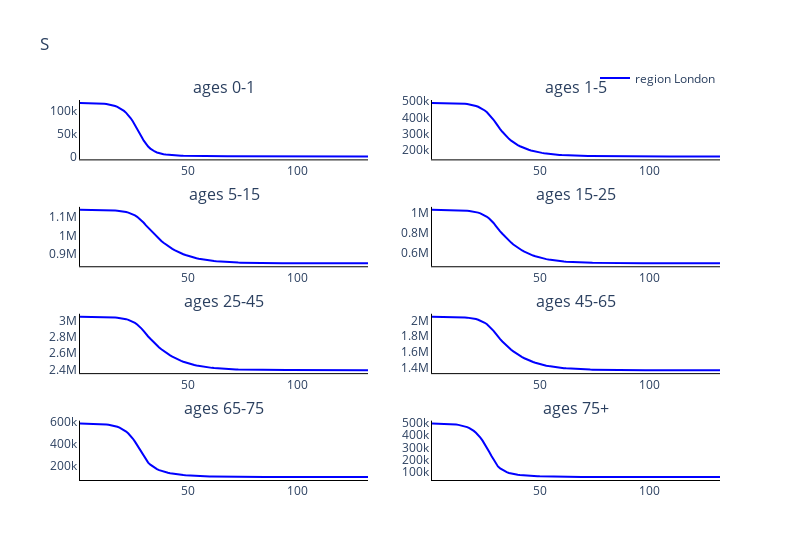
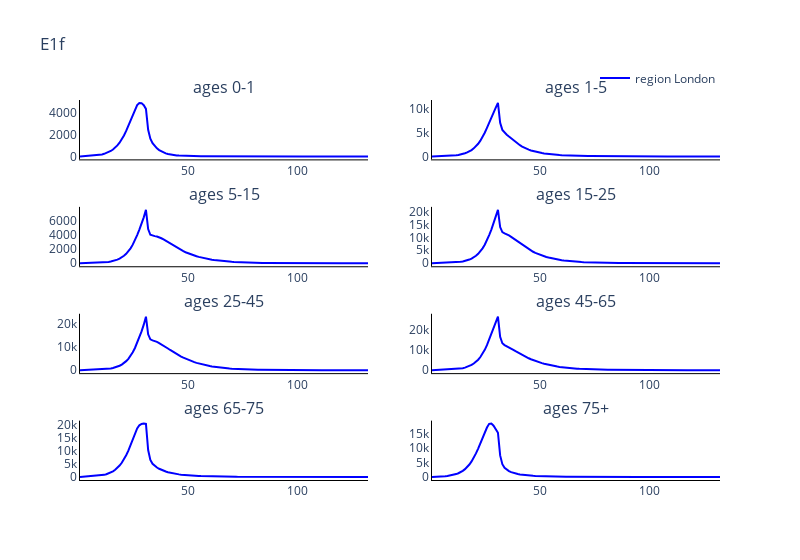
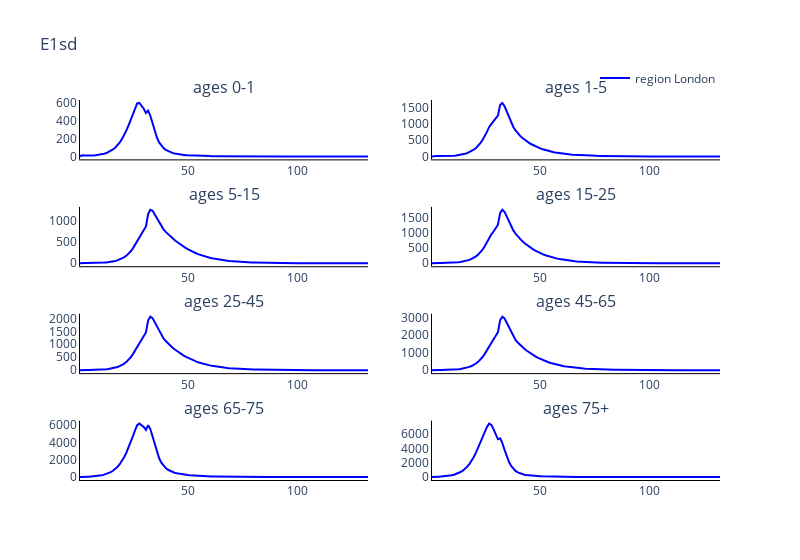
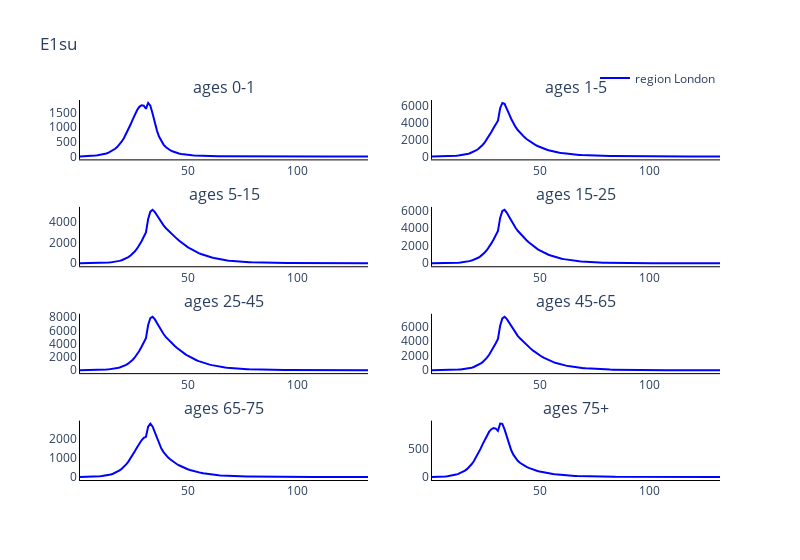

Here is the notebook cell these charts were saved with, in order:
### Code cell
model_output = model.simulate(parameters)
outputs = [model_output]

# Trace names - represent the solver used for the simulation
trace_name = ['region {}'.format(r) for r in regions]

# Compartment list - type and age
comparments = []
for n in model.output_names():
    comparments.append('{}'.format(n))

# Plot for each comparment
for c, comparment in enumerate(comparments):
    fig = go.Figure()
    fig = make_subplots(rows=int(np.ceil(len(age_groups)/2)), cols=2, subplot_titles=tuple('ages {}'.format(a) for a in age_groups))
    # Plot (line plot for each solver method for each age)
    for a, age in enumerate(age_groups):
        if a != 0:
            for o, out in enumerate(outputs):
                fig.add_trace(
                    go.Scatter(
                        y=out[:, c*len(age_groups)+a],
                        x=parameters.simulation_parameters.times,
                        mode='lines',
                        name=trace_name[o],
                        line_color=colours[o],
                        showlegend=False
                    ),
                    row= int(np.floor(a / 2)) + 1,
                    col= a % 2 + 1
                )
        
        else:
            for o, out in enumerate(outputs):
                fig.add_trace(
                    go.Scatter(
                        y=out[:, c*len(age_groups)+a],
                        x=parameters.simulation_parameters.times,
                        mode='lines',
                        name=trace_name[o],
                        line_color=colours[o]
                    ),
                    row= int(np.floor(a / 2)) + 1,
                    col= a % 2 + 1
                )

    # Add axis labels
    fig.update_layout(
        boxmode='group',
        title=comparment, 
        width=800,
        plot_bgcolor='white',
        xaxis=dict(linecolor='black'),
        yaxis=dict(linecolor='black'),
        xaxis2=dict(linecolor='black'),
        yaxis2=dict(linecolor='black'),
        xaxis3=dict(linecolor='black'),
        yaxis3=dict(linecolor='black'),
        xaxis4=dict(linecolor='black'),
        yaxis4=dict(linecolor='black'),
        xaxis5=dict(linecolor='black'),
        yaxis5=dict(linecolor='black'),
        xaxis6=dict(linecolor='black'),
        yaxis6=dict(linecolor='black'),
        xaxis7=dict(linecolor='black'),
        yaxis7=dict(linecolor='black'),
        xaxis8=dict(linecolor='black'),
        yaxis8=dict(linecolor='black'),
        legend=dict(
            orientation="h",
            yanchor="bottom",
            y=1.02,
            xanchor="right",
            x=1
        ))

    fig.show()

### Figure 1 — Plotly figure (JSON) as saved in the notebook; plotly's stock layout.template omitted (floating-point values rounded to 4 significant figures; data arrays with more than 128 entries replaced by an {"elided": "..."} marker saying what was removed)
{"data": [{"line": {"color": "blue"}, "mode": "lines", "name": "region London", "type": "scatter", "x": {"elided": "132 int values"}, "xaxis": "x", "y": {"elided": "132 float values"}, "yaxis": "y"}, {"line": {"color": "blue"}, "mode": "lines", "name": "region London", "showlegend": false, "type": "scatter", "x": {"elided": "132 int values"}, "xaxis": "x2", "y": {"elided": "132 float values"}, "yaxis": "y2"}, {"line": {"color": "blue"}, "mode": "lines", "name": "region London", "showlegend": false, "type": "scatter", "x": {"elided": "132 int values"}, "xaxis": "x3", "y": {"elided": "132 float values"}, "yaxis": "y3"}, {"line": {"color": "blue"}, "mode": "lines", "name": "region London", "showlegend": false, "type": "scatter", "x": {"elided": "132 int values"}, "xaxis": "x4", "y": {"elided": "132 float values"}, "yaxis": "y4"}, {"line": {"color": "blue"}, "mode": "lines", "name": "region London", "showlegend": false, "type": "scatter", "x": {"elided": "132 int values"}, "xaxis": "x5", "y": {"elided": "132 float values"}, "yaxis": "y5"}, {"line": {"color": "blue"}, "mode": "lines", "name": "region London", "showlegend": false, "type": "scatter", "x": {"elided": "132 int values"}, "xaxis": "x6", "y": {"elided": "132 float values"}, "yaxis": "y6"}, {"line": {"color": "blue"}, "mode": "lines", "name": "region London", "showlegend": false, "type": "scatter", "x": {"elided": "132 int values"}, "xaxis": "x7", "y": {"elided": "132 float values"}, "yaxis": "y7"}, {"line": {"color": "blue"}, "mode": "lines", "name": "region London", "showlegend": false, "type": "scatter", "x": {"elided": "132 int values"}, "xaxis": "x8", "y": {"elided": "132 float values"}, "yaxis": "y8"}], "layout": {"annotations": [{"font": {"size": 16}, "showarrow": false, "text": "ages 0-1", "x": 0.225, "xanchor": "center", "xref": "paper", "y": 1, "yanchor": "bottom", "yref": "paper"}, {"font": {"size": 16}, "showarrow": false, "text": "ages 1-5", "x": 0.775, "xanchor": "center", "xref": "paper", "y": 1, "yanchor": "bottom", "yref": "paper"}, {"font": {"size": 16}, "showarrow": false, "text": "ages 5-15", "x": 0.225, "xanchor": "center", "xref": "paper", "y": 0.7188, "yanchor": "bottom", "yref": "paper"}, {"font": {"size": 16}, "showarrow": false, "text": "ages 15-25", "x": 0.775, "xanchor": "center", "xref": "paper", "y": 0.7188, "yanchor": "bottom", "yref": "paper"}, {"font": {"size": 16}, "showarrow": false, "text": "ages 25-45", "x": 0.225, "xanchor": "center", "xref": "paper", "y": 0.4375, "yanchor": "bottom", "yref": "paper"}, {"font": {"size": 16}, "showarrow": false, "text": "ages 45-65", "x": 0.775, "xanchor": "center", "xref": "paper", "y": 0.4375, "yanchor": "bottom", "yref": "paper"}, {"font": {"size": 16}, "showarrow": false, "text": "ages 65-75", "x": 0.225, "xanchor": "center", "xref": "paper", "y": 0.1562, "yanchor": "bottom", "yref": "paper"}, {"font": {"size": 16}, "showarrow": false, "text": "ages 75+", "x": 0.775, "xanchor": "center", "xref": "paper", "y": 0.1562, "yanchor": "bottom", "yref": "paper"}], "boxmode": "group", "legend": {"orientation": "h", "x": 1, "xanchor": "right", "y": 1.02, "yanchor": "bottom"}, "plot_bgcolor": "white", "title": {"text": "S"}, "width": 800, "xaxis": {"anchor": "y", "domain": [0, 0.45], "linecolor": "black"}, "xaxis2": {"anchor": "y2", "domain": [0.55, 1], "linecolor": "black"}, "xaxis3": {"anchor": "y3", "domain": [0, 0.45], "linecolor": "black"}, "xaxis4": {"anchor": "y4", "domain": [0.55, 1], "linecolor": "black"}, "xaxis5": {"anchor": "y5", "domain": [0, 0.45], "linecolor": "black"}, "xaxis6": {"anchor": "y6", "domain": [0.55, 1], "linecolor": "black"}, "xaxis7": {"anchor": "y7", "domain": [0, 0.45], "linecolor": "black"}, "xaxis8": {"anchor": "y8", "domain": [0.55, 1], "linecolor": "black"}, "yaxis": {"anchor": "x", "domain": [0.8438, 1], "linecolor": "black"}, "yaxis2": {"anchor": "x2", "domain": [0.8438, 1], "linecolor": "black"}, "yaxis3": {"anchor": "x3", "domain": [0.5625, 0.7188], "linecolor": "black"}, "yaxis4": {"anchor": "x4", "domain": [0.5625, 0.7188], "linecolor": "black"}, "yaxis5": {"anchor": "x5", "domain": [0.2812, 0.4375], "linecolor": "black"}, "yaxis6": {"anchor": "x6", "domain": [0.2812, 0.4375], "linecolor": "black"}, "yaxis7": {"anchor": "x7", "domain": [0, 0.1562], "linecolor": "black"}, "yaxis8": {"anchor": "x8", "domain": [0, 0.1562], "linecolor": "black"}}}

### Figure 2 — Plotly figure (JSON) as saved in the notebook; plotly's stock layout.template omitted (floating-point values rounded to 4 significant figures; data arrays with more than 128 entries replaced by an {"elided": "..."} marker saying what was removed)
{"data": [{"line": {"color": "blue"}, "mode": "lines", "name": "region London", "type": "scatter", "x": {"elided": "132 int values"}, "xaxis": "x", "y": {"elided": "132 float values"}, "yaxis": "y"}, {"line": {"color": "blue"}, "mode": "lines", "name": "region London", "showlegend": false, "type": "scatter", "x": {"elided": "132 int values"}, "xaxis": "x2", "y": {"elided": "132 float values"}, "yaxis": "y2"}, {"line": {"color": "blue"}, "mode": "lines", "name": "region London", "showlegend": false, "type": "scatter", "x": {"elided": "132 int values"}, "xaxis": "x3", "y": {"elided": "132 float values"}, "yaxis": "y3"}, {"line": {"color": "blue"}, "mode": "lines", "name": "region London", "showlegend": false, "type": "scatter", "x": {"elided": "132 int values"}, "xaxis": "x4", "y": {"elided": "132 float values"}, "yaxis": "y4"}, {"line": {"color": "blue"}, "mode": "lines", "name": "region London", "showlegend": false, "type": "scatter", "x": {"elided": "132 int values"}, "xaxis": "x5", "y": {"elided": "132 float values"}, "yaxis": "y5"}, {"line": {"color": "blue"}, "mode": "lines", "name": "region London", "showlegend": false, "type": "scatter", "x": {"elided": "132 int values"}, "xaxis": "x6", "y": {"elided": "132 float values"}, "yaxis": "y6"}, {"line": {"color": "blue"}, "mode": "lines", "name": "region London", "showlegend": false, "type": "scatter", "x": {"elided": "132 int values"}, "xaxis": "x7", "y": {"elided": "132 float values"}, "yaxis": "y7"}, {"line": {"color": "blue"}, "mode": "lines", "name": "region London", "showlegend": false, "type": "scatter", "x": {"elided": "132 int values"}, "xaxis": "x8", "y": {"elided": "132 float values"}, "yaxis": "y8"}], "layout": {"annotations": [{"font": {"size": 16}, "showarrow": false, "text": "ages 0-1", "x": 0.225, "xanchor": "center", "xref": "paper", "y": 1, "yanchor": "bottom", "yref": "paper"}, {"font": {"size": 16}, "showarrow": false, "text": "ages 1-5", "x": 0.775, "xanchor": "center", "xref": "paper", "y": 1, "yanchor": "bottom", "yref": "paper"}, {"font": {"size": 16}, "showarrow": false, "text": "ages 5-15", "x": 0.225, "xanchor": "center", "xref": "paper", "y": 0.7188, "yanchor": "bottom", "yref": "paper"}, {"font": {"size": 16}, "showarrow": false, "text": "ages 15-25", "x": 0.775, "xanchor": "center", "xref": "paper", "y": 0.7188, "yanchor": "bottom", "yref": "paper"}, {"font": {"size": 16}, "showarrow": false, "text": "ages 25-45", "x": 0.225, "xanchor": "center", "xref": "paper", "y": 0.4375, "yanchor": "bottom", "yref": "paper"}, {"font": {"size": 16}, "showarrow": false, "text": "ages 45-65", "x": 0.775, "xanchor": "center", "xref": "paper", "y": 0.4375, "yanchor": "bottom", "yref": "paper"}, {"font": {"size": 16}, "showarrow": false, "text": "ages 65-75", "x": 0.225, "xanchor": "center", "xref": "paper", "y": 0.1562, "yanchor": "bottom", "yref": "paper"}, {"font": {"size": 16}, "showarrow": false, "text": "ages 75+", "x": 0.775, "xanchor": "center", "xref": "paper", "y": 0.1562, "yanchor": "bottom", "yref": "paper"}], "boxmode": "group", "legend": {"orientation": "h", "x": 1, "xanchor": "right", "y": 1.02, "yanchor": "bottom"}, "plot_bgcolor": "white", "title": {"text": "E1f"}, "width": 800, "xaxis": {"anchor": "y", "domain": [0, 0.45], "linecolor": "black"}, "xaxis2": {"anchor": "y2", "domain": [0.55, 1], "linecolor": "black"}, "xaxis3": {"anchor": "y3", "domain": [0, 0.45], "linecolor": "black"}, "xaxis4": {"anchor": "y4", "domain": [0.55, 1], "linecolor": "black"}, "xaxis5": {"anchor": "y5", "domain": [0, 0.45], "linecolor": "black"}, "xaxis6": {"anchor": "y6", "domain": [0.55, 1], "linecolor": "black"}, "xaxis7": {"anchor": "y7", "domain": [0, 0.45], "linecolor": "black"}, "xaxis8": {"anchor": "y8", "domain": [0.55, 1], "linecolor": "black"}, "yaxis": {"anchor": "x", "domain": [0.8438, 1], "linecolor": "black"}, "yaxis2": {"anchor": "x2", "domain": [0.8438, 1], "linecolor": "black"}, "yaxis3": {"anchor": "x3", "domain": [0.5625, 0.7188], "linecolor": "black"}, "yaxis4": {"anchor": "x4", "domain": [0.5625, 0.7188], "linecolor": "black"}, "yaxis5": {"anchor": "x5", "domain": [0.2812, 0.4375], "linecolor": "black"}, "yaxis6": {"anchor": "x6", "domain": [0.2812, 0.4375], "linecolor": "black"}, "yaxis7": {"anchor": "x7", "domain": [0, 0.1562], "linecolor": "black"}, "yaxis8": {"anchor": "x8", "domain": [0, 0.1562], "linecolor": "black"}}}

### Figure 3 — Plotly figure (JSON) as saved in the notebook; plotly's stock layout.template omitted (floating-point values rounded to 4 significant figures; data arrays with more than 128 entries replaced by an {"elided": "..."} marker saying what was removed)
{"data": [{"line": {"color": "blue"}, "mode": "lines", "name": "region London", "type": "scatter", "x": {"elided": "132 int values"}, "xaxis": "x", "y": {"elided": "132 float values"}, "yaxis": "y"}, {"line": {"color": "blue"}, "mode": "lines", "name": "region London", "showlegend": false, "type": "scatter", "x": {"elided": "132 int values"}, "xaxis": "x2", "y": {"elided": "132 float values"}, "yaxis": "y2"}, {"line": {"color": "blue"}, "mode": "lines", "name": "region London", "showlegend": false, "type": "scatter", "x": {"elided": "132 int values"}, "xaxis": "x3", "y": {"elided": "132 float values"}, "yaxis": "y3"}, {"line": {"color": "blue"}, "mode": "lines", "name": "region London", "showlegend": false, "type": "scatter", "x": {"elided": "132 int values"}, "xaxis": "x4", "y": {"elided": "132 float values"}, "yaxis": "y4"}, {"line": {"color": "blue"}, "mode": "lines", "name": "region London", "showlegend": false, "type": "scatter", "x": {"elided": "132 int values"}, "xaxis": "x5", "y": {"elided": "132 float values"}, "yaxis": "y5"}, {"line": {"color": "blue"}, "mode": "lines", "name": "region London", "showlegend": false, "type": "scatter", "x": {"elided": "132 int values"}, "xaxis": "x6", "y": {"elided": "132 float values"}, "yaxis": "y6"}, {"line": {"color": "blue"}, "mode": "lines", "name": "region London", "showlegend": false, "type": "scatter", "x": {"elided": "132 int values"}, "xaxis": "x7", "y": {"elided": "132 float values"}, "yaxis": "y7"}, {"line": {"color": "blue"}, "mode": "lines", "name": "region London", "showlegend": false, "type": "scatter", "x": {"elided": "132 int values"}, "xaxis": "x8", "y": {"elided": "132 float values"}, "yaxis": "y8"}], "layout": {"annotations": [{"font": {"size": 16}, "showarrow": false, "text": "ages 0-1", "x": 0.225, "xanchor": "center", "xref": "paper", "y": 1, "yanchor": "bottom", "yref": "paper"}, {"font": {"size": 16}, "showarrow": false, "text": "ages 1-5", "x": 0.775, "xanchor": "center", "xref": "paper", "y": 1, "yanchor": "bottom", "yref": "paper"}, {"font": {"size": 16}, "showarrow": false, "text": "ages 5-15", "x": 0.225, "xanchor": "center", "xref": "paper", "y": 0.7188, "yanchor": "bottom", "yref": "paper"}, {"font": {"size": 16}, "showarrow": false, "text": "ages 15-25", "x": 0.775, "xanchor": "center", "xref": "paper", "y": 0.7188, "yanchor": "bottom", "yref": "paper"}, {"font": {"size": 16}, "showarrow": false, "text": "ages 25-45", "x": 0.225, "xanchor": "center", "xref": "paper", "y": 0.4375, "yanchor": "bottom", "yref": "paper"}, {"font": {"size": 16}, "showarrow": false, "text": "ages 45-65", "x": 0.775, "xanchor": "center", "xref": "paper", "y": 0.4375, "yanchor": "bottom", "yref": "paper"}, {"font": {"size": 16}, "showarrow": false, "text": "ages 65-75", "x": 0.225, "xanchor": "center", "xref": "paper", "y": 0.1562, "yanchor": "bottom", "yref": "paper"}, {"font": {"size": 16}, "showarrow": false, "text": "ages 75+", "x": 0.775, "xanchor": "center", "xref": "paper", "y": 0.1562, "yanchor": "bottom", "yref": "paper"}], "boxmode": "group", "legend": {"orientation": "h", "x": 1, "xanchor": "right", "y": 1.02, "yanchor": "bottom"}, "plot_bgcolor": "white", "title": {"text": "E1sd"}, "width": 800, "xaxis": {"anchor": "y", "domain": [0, 0.45], "linecolor": "black"}, "xaxis2": {"anchor": "y2", "domain": [0.55, 1], "linecolor": "black"}, "xaxis3": {"anchor": "y3", "domain": [0, 0.45], "linecolor": "black"}, "xaxis4": {"anchor": "y4", "domain": [0.55, 1], "linecolor": "black"}, "xaxis5": {"anchor": "y5", "domain": [0, 0.45], "linecolor": "black"}, "xaxis6": {"anchor": "y6", "domain": [0.55, 1], "linecolor": "black"}, "xaxis7": {"anchor": "y7", "domain": [0, 0.45], "linecolor": "black"}, "xaxis8": {"anchor": "y8", "domain": [0.55, 1], "linecolor": "black"}, "yaxis": {"anchor": "x", "domain": [0.8438, 1], "linecolor": "black"}, "yaxis2": {"anchor": "x2", "domain": [0.8438, 1], "linecolor": "black"}, "yaxis3": {"anchor": "x3", "domain": [0.5625, 0.7188], "linecolor": "black"}, "yaxis4": {"anchor": "x4", "domain": [0.5625, 0.7188], "linecolor": "black"}, "yaxis5": {"anchor": "x5", "domain": [0.2812, 0.4375], "linecolor": "black"}, "yaxis6": {"anchor": "x6", "domain": [0.2812, 0.4375], "linecolor": "black"}, "yaxis7": {"anchor": "x7", "domain": [0, 0.1562], "linecolor": "black"}, "yaxis8": {"anchor": "x8", "domain": [0, 0.1562], "linecolor": "black"}}}

### Figure 4 — Plotly figure (JSON) as saved in the notebook; plotly's stock layout.template omitted (floating-point values rounded to 4 significant figures; data arrays with more than 128 entries replaced by an {"elided": "..."} marker saying what was removed)
{"data": [{"line": {"color": "blue"}, "mode": "lines", "name": "region London", "type": "scatter", "x": {"elided": "132 int values"}, "xaxis": "x", "y": {"elided": "132 float values"}, "yaxis": "y"}, {"line": {"color": "blue"}, "mode": "lines", "name": "region London", "showlegend": false, "type": "scatter", "x": {"elided": "132 int values"}, "xaxis": "x2", "y": {"elided": "132 float values"}, "yaxis": "y2"}, {"line": {"color": "blue"}, "mode": "lines", "name": "region London", "showlegend": false, "type": "scatter", "x": {"elided": "132 int values"}, "xaxis": "x3", "y": {"elided": "132 float values"}, "yaxis": "y3"}, {"line": {"color": "blue"}, "mode": "lines", "name": "region London", "showlegend": false, "type": "scatter", "x": {"elided": "132 int values"}, "xaxis": "x4", "y": {"elided": "132 float values"}, "yaxis": "y4"}, {"line": {"color": "blue"}, "mode": "lines", "name": "region London", "showlegend": false, "type": "scatter", "x": {"elided": "132 int values"}, "xaxis": "x5", "y": {"elided": "132 float values"}, "yaxis": "y5"}, {"line": {"color": "blue"}, "mode": "lines", "name": "region London", "showlegend": false, "type": "scatter", "x": {"elided": "132 int values"}, "xaxis": "x6", "y": {"elided": "132 float values"}, "yaxis": "y6"}, {"line": {"color": "blue"}, "mode": "lines", "name": "region London", "showlegend": false, "type": "scatter", "x": {"elided": "132 int values"}, "xaxis": "x7", "y": {"elided": "132 float values"}, "yaxis": "y7"}, {"line": {"color": "blue"}, "mode": "lines", "name": "region London", "showlegend": false, "type": "scatter", "x": {"elided": "132 int values"}, "xaxis": "x8", "y": {"elided": "132 float values"}, "yaxis": "y8"}], "layout": {"annotations": [{"font": {"size": 16}, "showarrow": false, "text": "ages 0-1", "x": 0.225, "xanchor": "center", "xref": "paper", "y": 1, "yanchor": "bottom", "yref": "paper"}, {"font": {"size": 16}, "showarrow": false, "text": "ages 1-5", "x": 0.775, "xanchor": "center", "xref": "paper", "y": 1, "yanchor": "bottom", "yref": "paper"}, {"font": {"size": 16}, "showarrow": false, "text": "ages 5-15", "x": 0.225, "xanchor": "center", "xref": "paper", "y": 0.7188, "yanchor": "bottom", "yref": "paper"}, {"font": {"size": 16}, "showarrow": false, "text": "ages 15-25", "x": 0.775, "xanchor": "center", "xref": "paper", "y": 0.7188, "yanchor": "bottom", "yref": "paper"}, {"font": {"size": 16}, "showarrow": false, "text": "ages 25-45", "x": 0.225, "xanchor": "center", "xref": "paper", "y": 0.4375, "yanchor": "bottom", "yref": "paper"}, {"font": {"size": 16}, "showarrow": false, "text": "ages 45-65", "x": 0.775, "xanchor": "center", "xref": "paper", "y": 0.4375, "yanchor": "bottom", "yref": "paper"}, {"font": {"size": 16}, "showarrow": false, "text": "ages 65-75", "x": 0.225, "xanchor": "center", "xref": "paper", "y": 0.1562, "yanchor": "bottom", "yref": "paper"}, {"font": {"size": 16}, "showarrow": false, "text": "ages 75+", "x": 0.775, "xanchor": "center", "xref": "paper", "y": 0.1562, "yanchor": "bottom", "yref": "paper"}], "boxmode": "group", "legend": {"orientation": "h", "x": 1, "xanchor": "right", "y": 1.02, "yanchor": "bottom"}, "plot_bgcolor": "white", "title": {"text": "E1su"}, "width": 800, "xaxis": {"anchor": "y", "domain": [0, 0.45], "linecolor": "black"}, "xaxis2": {"anchor": "y2", "domain": [0.55, 1], "linecolor": "black"}, "xaxis3": {"anchor": "y3", "domain": [0, 0.45], "linecolor": "black"}, "xaxis4": {"anchor": "y4", "domain": [0.55, 1], "linecolor": "black"}, "xaxis5": {"anchor": "y5", "domain": [0, 0.45], "linecolor": "black"}, "xaxis6": {"anchor": "y6", "domain": [0.55, 1], "linecolor": "black"}, "xaxis7": {"anchor": "y7", "domain": [0, 0.45], "linecolor": "black"}, "xaxis8": {"anchor": "y8", "domain": [0.55, 1], "linecolor": "black"}, "yaxis": {"anchor": "x", "domain": [0.8438, 1], "linecolor": "black"}, "yaxis2": {"anchor": "x2", "domain": [0.8438, 1], "linecolor": "black"}, "yaxis3": {"anchor": "x3", "domain": [0.5625, 0.7188], "linecolor": "black"}, "yaxis4": {"anchor": "x4", "domain": [0.5625, 0.7188], "linecolor": "black"}, "yaxis5": {"anchor": "x5", "domain": [0.2812, 0.4375], "linecolor": "black"}, "yaxis6": {"anchor": "x6", "domain": [0.2812, 0.4375], "linecolor": "black"}, "yaxis7": {"anchor": "x7", "domain": [0, 0.1562], "linecolor": "black"}, "yaxis8": {"anchor": "x8", "domain": [0, 0.1562], "linecolor": "black"}}}
